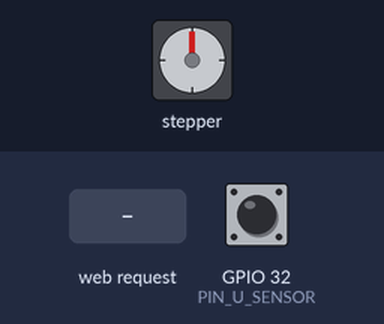
A sketch run on a simulated ESP32. Parts: stepper motor. Wiring (inferred from the names in the program): stepper motor driver (200 steps per turn assumed): step GPIO 18; direction GPIO 19; enable GPIO 23. The inputs (shaded band) are chosen by the test bench; at power-on: GPIO 32 (PIN_U_SENSOR) HIGH. WiFi joins after 1.5 s; servers stay silent unless stated; what the sketch prints to the serial monitor is not drawn.

Above: at 2.7 s.
2.8 s: HTTP request GET /forward received
At 2.95 s:
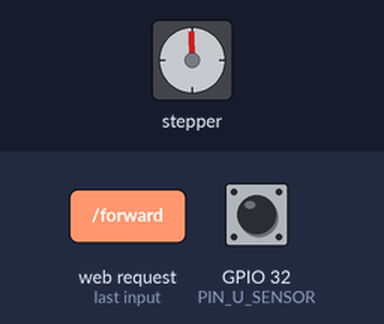
At 3.55 s:
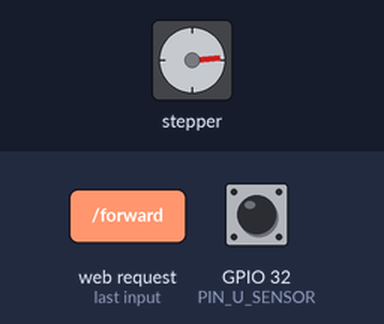
5.8 s: HTTP request GET /backward received
At 5.95 s:
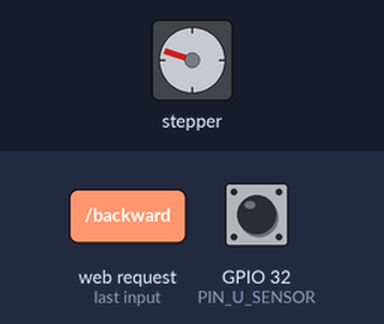
8.8 s: HTTP request GET /run2holes received
11.8 s: GPIO 32 (PIN_U_SENSOR) driven LOW
14.8 s: GPIO 32 (PIN_U_SENSOR) pulsed HIGH 2 times (0.12 s each, 0.3 s apart)
Timing chart, 0 to 19.4 s (numbered marks = the images above; inputs shaded):
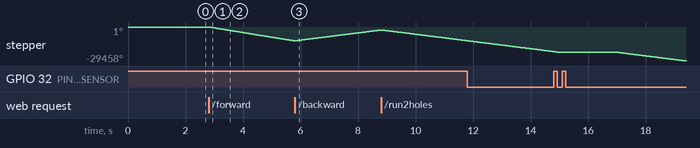

The sketch:

web_test_motor.ino
```cpp
#include <WebServer.h>
#include <WiFi.h>

// Pin definitions for TMC2209 and optical sensor (see config.h)
#define PIN_MOTOR_STEP 18
#define PIN_MOTOR_DIR 19
#define PIN_MOTOR_EN 23
#define PIN_U_SENSOR 32

// Sensor debounce parameters
#define SENSOR_DEBOUNCE_US 15000 // 15ms
#define WAIT_DELAY_MS 2000       // Pause duration between auto cycles (2 seconds)

// WiFi credentials
const char *ssid = "271271";
const char *password = "meomeomeo";

WebServer server(80);

// Motor state and hole counter
bool isRunning = false;
int speedDelay = 400; // Step delay in microseconds
int holeCount = 0;
int targetHoles = 0;

// Auto loop mode state
bool isAutoLoop = false;
bool isWaiting = false;
unsigned long waitStartTime = 0;

// Static HTML web page (using raw string literal)
const char *htmlPage = R"rawliteral(
<!DOCTYPE html>
<html>
<head>
  <title>TMC2209 Web Test & Sensor</title>
  <meta name="viewport" content="width=device-width, initial-scale=1">
  <meta charset="utf-8">
  <style>
    body { font-family: 'Segoe UI', Arial, sans-serif; text-align: center; margin-top: 50px; background-color: #f4f4f9; color: #333; }
    h1 { color: #2c3e50; font-size: 24px; }
    .control-panel { background: #fff; padding: 20px; border-radius: 10px; box-shadow: 0 4px 8px rgba(0,0,0,0.1); display: inline-block; max-width: 90%; }
    .btn { background-color: #3498db; color: white; padding: 12px 20px; font-size: 16px; font-weight: bold; border: none; border-radius: 8px; cursor: pointer; margin: 8px; transition: 0.3s; width: 140px; }
    .btn-stop { background-color: #e74c3c; }
    .btn-auto { background-color: #9b59b6; width: 100%; margin: 15px 0; padding: 15px; font-size: 18px; }
    .btn:hover { opacity: 0.8; transform: scale(1.05); }
    .btn:active { transform: scale(0.95); }
    #status { margin-top: 20px; font-weight: bold; color: #7f8c8d; }
  </style>
</head>
<body>
  <h1>Stepper Motor & Sprocket Sensor Test</h1>
  <div class="control-panel">
    <button class="btn btn-auto" onclick="sendCommand('/run2holes')">🎞 Auto Run (2 Holes - Pause 2s)</button>
    <br>
    <button class="btn" onclick="sendCommand('/forward')">⏩ Forward</button>
    <button class="btn btn-stop" onclick="sendCommand('/stop')">⏹ Stop</button>
    <button class="btn" onclick="sendCommand('/backward')">⏪ Backward</button>
    <div id="status">Status: Stopped</div>
  </div>

  <script>
    function sendCommand(cmd) {
      fetch(cmd)
        .then(response => response.text())
        .then(state => {
          document.getElementById('status').innerText = 'Status: ' + state;
        })
        .catch(err => {
          alert("Connection error to ESP32!");
        });
    }

    // Auto-refresh status every 2 seconds
    setInterval(function() {
      fetch('/status')
        .then(response => response.text())
        .then(state => {
          document.getElementById('status').innerText = 'Status: ' + state;
        });
    }, 2000);
  </script>
</body>
</html>
)rawliteral";

void handleRoot() { server.send(200, "text/html", htmlPage); }

void handleForward() {
  targetHoles = 0;
  isAutoLoop = false;
  isWaiting = false;
  isRunning = true;
  digitalWrite(PIN_MOTOR_DIR, LOW); // Forward direction
  digitalWrite(PIN_MOTOR_EN, LOW);
  server.send(200, "text/plain", "Running forward freely...");
}

void handleBackward() {
  targetHoles = 0;
  isAutoLoop = false;
  isWaiting = false;
  isRunning = true;
  digitalWrite(PIN_MOTOR_DIR, HIGH);
  digitalWrite(PIN_MOTOR_EN, LOW);
  server.send(200, "text/plain", "Running backward freely...");
}

void handleStop() {
  isRunning = false;
  isAutoLoop = false;
  isWaiting = false;
  targetHoles = 0;
  digitalWrite(PIN_MOTOR_EN, HIGH);
  server.send(200, "text/plain", "Stopped");
}

void handleRun2Holes() {
  holeCount = 0;
  targetHoles = 2; // Target: 2 sprocket holes
  isAutoLoop = true;
  isWaiting = false;
  isRunning = true;
  digitalWrite(PIN_MOTOR_DIR, LOW); // Chạy tới
  digitalWrite(PIN_MOTOR_EN, LOW);
  server.send(200, "text/plain", "Auto running: 2 holes...");
}

void handleStatus() {
  if (isWaiting) {
    server.send(200, "text/plain", "Pausing for 2 seconds...");
  } else if (isRunning && isAutoLoop) {
    server.send(200, "text/plain", "Counting holes (" + String(holeCount) + "/" + String(targetHoles) + ")");
  } else if (isRunning) {
    server.send(200, "text/plain", "Running freely");
  } else {
    server.send(200, "text/plain", "Stopped");
  }
}

void setup() {
  Serial.begin(115200);

  // Configure motor GPIO pins
  pinMode(PIN_MOTOR_STEP, OUTPUT);
  pinMode(PIN_MOTOR_DIR, OUTPUT);
  pinMode(PIN_MOTOR_EN, OUTPUT);

  // Configure sensor pin
  pinMode(PIN_U_SENSOR, INPUT_PULLUP);

  // Disable motor on startup
  digitalWrite(PIN_MOTOR_EN, HIGH);
  digitalWrite(PIN_MOTOR_STEP, LOW);

  // Connect to WiFi
  Serial.print("Connecting to WiFi");
  WiFi.begin(ssid, password);
  while (WiFi.status() != WL_CONNECTED) {
    delay(500);
    Serial.print(".");
  }
  Serial.println("\nWiFi connected!");
  Serial.print("Open this IP in your browser: http://");
  Serial.println(WiFi.localIP());

  // Register URL routes for web server
  server.on("/", HTTP_GET, handleRoot);
  server.on("/forward", HTTP_GET, handleForward);
  server.on("/backward", HTTP_GET, handleBackward);
  server.on("/stop", HTTP_GET, handleStop);
  server.on("/run2holes", HTTP_GET, handleRun2Holes);
  server.on("/status", HTTP_GET, handleStatus);

  // Start web server
  server.begin();
  Serial.println("Web server ready.");
}

void loop() {
  // 1. Handle incoming web requests
  server.handleClient();

  // 2. Handle 2-second wait timer (only in waiting state)
  if (isWaiting) {
    if (millis() - waitStartTime >= WAIT_DELAY_MS) {
      isWaiting = false;
      holeCount = 0; // Reset hole counter
      isRunning = true;
      digitalWrite(PIN_MOTOR_EN, LOW); // Re-enable motor
      Serial.println(">>> Resuming next 2-hole cycle... <<<");
    }
  }

  // 3. Sprocket hole counting with debounce
  static int sensorState = HIGH;
  static int lastReading = HIGH;
  static unsigned long lastDebounceTime = 0;

  int reading = digitalRead(PIN_U_SENSOR);
  if (reading != lastReading) {
    lastDebounceTime = micros();
  }

  if ((micros() - lastDebounceTime) > SENSOR_DEBOUNCE_US) {
    if (reading != sensorState) {
      sensorState = reading;

      // Trigger on HIGH-to-LOW transition (hole detected)
      if (sensorState == LOW) {
        if (isRunning && targetHoles > 0 && !isWaiting) {
          holeCount++;
          Serial.print("Phát hiện lỗ phim thứ: ");
          Serial.println(holeCount);

          if (holeCount >= targetHoles) {
            // Đã đủ số lỗ yêu cầu -> Dừng động cơ
            isRunning = false;
            digitalWrite(PIN_MOTOR_EN, HIGH);

            if (isAutoLoop) {
              isWaiting = true;
              waitStartTime = millis();
              Serial.println(">>> Đã đếm đủ 2 lỗ. Tạm dừng 2 giây... <<<");
            } else {
              targetHoles = 0;
              Serial.println(">>> Đã đếm đủ 2 lỗ. Dừng động cơ hoàn toàn! <<<");
            }
          }
        }
      }
    }
  }
  lastReading = reading;

  // 4. Non-blocking motor step generation
  static unsigned long lastStepTime = 0;
  if (isRunning && !isWaiting) {
    if (micros() - lastStepTime >= speedDelay) {
      lastStepTime = micros();

      // Generate a short STEP pulse
      digitalWrite(PIN_MOTOR_STEP, HIGH);
      delayMicroseconds(2); // TMC2209 needs pulse >100ns; 2us is safe
      digitalWrite(PIN_MOTOR_STEP, LOW);
    }
  }
}
```

Measured:
- after the input at 2.8 s, stepper: keeps turning counter-clockwise at about 3994°/s, starting at once
